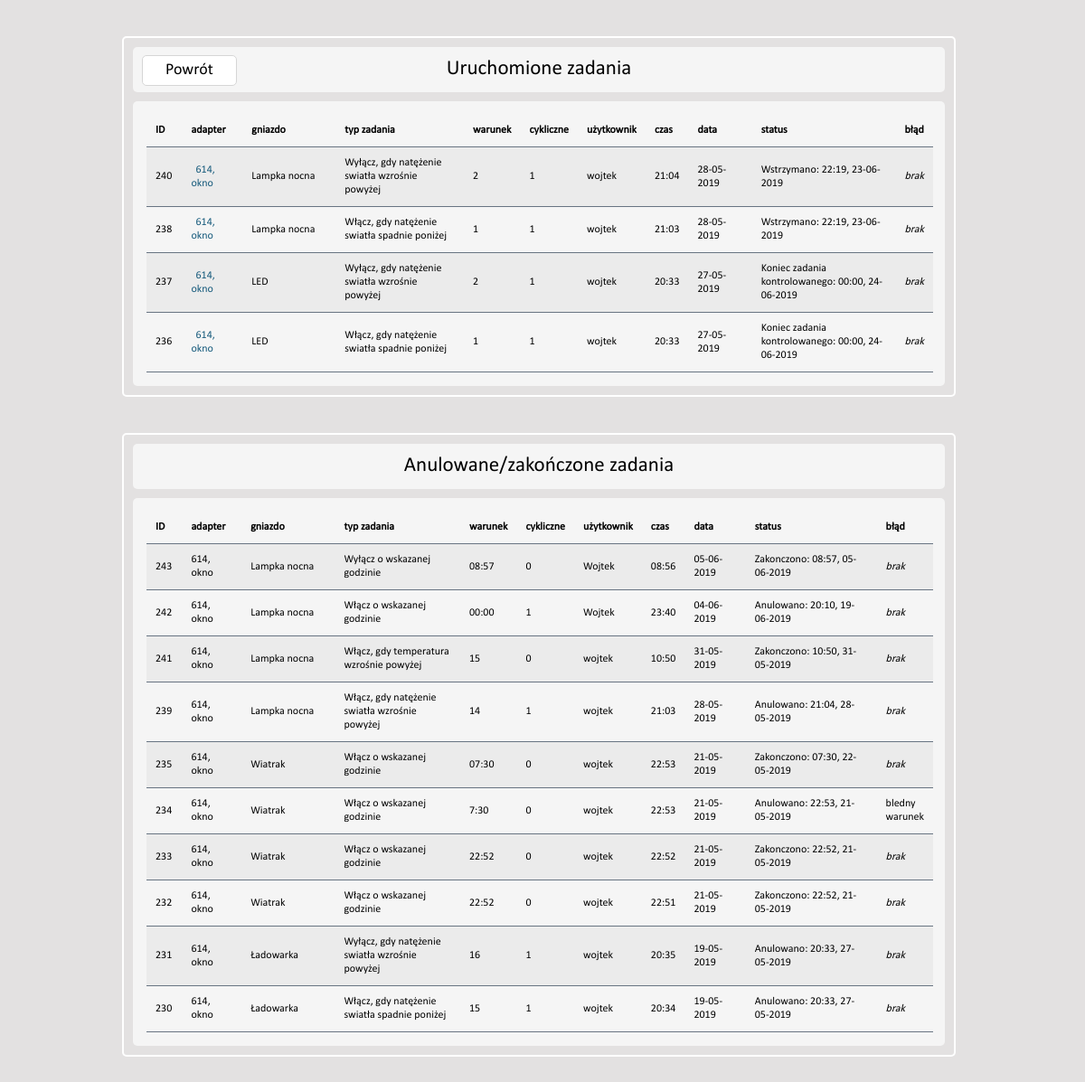
/ipacs_strona/all_tasks.php (signed in), run on the app's committed database.
### tables this page shows
CREATE TABLE `socket_tasks` (
  `task_id` int(11) NOT NULL,
  `socket_id` int(11) NOT NULL,
  `sensor_id` int(11) NOT NULL,
  `adapter_id` int(11) NOT NULL,
  `task_type` text NOT NULL,
  `task_condition` text NOT NULL,
  `task_time_controlled` tinyint(1) NOT NULL DEFAULT '0',
  `task_time_on` varchar(5) NOT NULL,
  `task_time_off` varchar(5) NOT NULL,
  `task_cycle` tinyint(1) NOT NULL DEFAULT '0',
  `task_state` tinyint(1) NOT NULL DEFAULT '1',
  `task_date` text NOT NULL,
  `task_time` text NOT NULL,
  `task_user` text NOT NULL,
  `task_cancel` text NOT NULL,
  `task_active` tinyint(1) NOT NULL DEFAULT '1',
  `task_error` text NOT NULL
);

CREATE TABLE `adapters` (
  `adapter_id` int(11) NOT NULL,
  `adapter_room` text NOT NULL,
  `adapter_location` text NOT NULL,
  `adapter_state` tinyint(1) NOT NULL DEFAULT '0',
  `adapter_website_control` tinyint(1) NOT NULL DEFAULT '1',
  `adapter_removed` tinyint(1) NOT NULL DEFAULT '0',
  `adapter_connection` smallint(1) DEFAULT '1',
  `adapter_powerLevel` text NOT NULL,
  `adapter_waitNumber` int(20) NOT NULL DEFAULT '99',
  `adapter_weak_signal` int(11) NOT NULL DEFAULT '5',
  `adapter_beacon` tinyint(1) NOT NULL DEFAULT '1'
);

CREATE TABLE `sockets` (
  `socket_id` int(11) NOT NULL,
  `adapter_id` int(11) NOT NULL,
  `socket_name` text NOT NULL,
  `socket_state` tinyint(1) DEFAULT '0',
  `socket_task_control` tinyint(1) NOT NULL DEFAULT '0'
);

### ipacs_strona/all_tasks.php (the view, shortened to what this page needs)
<?php
    require_once "mysql_connect.php";
    require_once 'session_login.php';
    $link = @new mysqli($host, $db_user, $db_password, $db_name);
    if ($link->connect_errno!=0)
    {
        echo "Error: ".$link->connect_errno;
    }
    else
    {
        if($result = @$link->query('
        SELECT *
            FROM socket_tasks
            INNER JOIN sensors
                ON socket_tasks.sensor_id=sensors.sensor_id
            INNER JOIN adapters
            	ON socket_tasks.adapter_id=adapters.adapter_id
            INNER JOIN sockets
            	ON socket_tasks.socket_id=sockets.socket_id
            WHERE `task_state`=1 ORDER by `task_id` DESC
        '))
        {
            if($result->num_rows > 0)
            {
                $i = 0;
                while($row = $result->fetch_assoc())
                {
                    $data[$i]['task_id'] = $row['task_id'];
                    $data[$i]['socket_name'] = $row['socket_name'];
                    $data[$i]['task_condition'] = $row['task_condition'];
                    $data[$i]['task_cycle'] = $row['task_cycle'];
                    $data[$i]['sensor_name'] = $row['sensor_name'];
                    $data[$i]['sensor_type'] = $row['sensor_type'];
                    $data[$i]['task_user'] = $row['task_user'];
                    $data[$i]['task_time'] = $row['task_time'];
                    $data[$i]['task_date'] = $row['task_date'];
                    $data[$i]['task_id'] = $row['task_id'];
                    $data[$i]['task_type'] = $row['task_type'];
                    $data[$i]['task_error'] = $row['task_error'];
                    $data[$i]['socket_id'] = $row['socket_id'];
                    $data[$i]['socket_task_control'] = $row['socket_task_control'];
                    $data[$i]['adapter_room'] = $row['adapter_room'];
                    $data[$i]['adapter_location'] = $row['adapter_location'];
                    $data[$i]['adapter_id'] = $row['adapter_id'];
                    $data[$i]['task_cancel'] = $row['task_cancel'];
                    $data[$i]['task_error'] = $row['task_error'];
                    $i++;
                }
            }
            if($result = @$link->query('
        SELECT *
            FROM socket_tasks
            INNER JOIN sensors
                ON socket_tasks.sensor_id=sensors.sensor_id
            INNER JOIN adapters
            	ON socket_tasks.adapter_id=adapters.adapter_id
            INNER JOIN sockets
            	ON socket_tasks.socket_id=sockets.socket_id
            WHERE `task_state`=0 ORDER by `task_id` DESC LIMIT 10
        '))
            {
                if($result->num_rows > 0)
                {
                    $i = 0;
                    while($row = $result->fetch_assoc())
                    {
                        $data2[$i]['task_id'] = $row['task_id'];
                        $data2[$i]['socket_name'] = $row['socket_name'];
                        $data2[$i]['task_condition'] = $row['task_condition'];
                        $data2[$i]['task_cycle'] = $row['task_cycle'];
                        $data2[$i]['sensor_name'] = $row['sensor_name'];
                        $data2[$i]['sensor_type'] = $row['sensor_type'];
                        $data2[$i]['task_user'] = $row['task_user'];
                        $data2[$i]['task_time'] = $row['task_time'];
                        $data2[$i]['task_date'] = $row['task_date'];
                        $data2[$i]['task_id'] = $row['task_id'];
                        $data2[$i]['task_type'] = $row['task_type'];
                        $data2[$i]['task_error'] = $row['task_error'];
                        $data2[$i]['socket_id'] = $row['socket_id'];
                        $data2[$i]['socket_task_control'] = $row['socket_task_control'];
                        $data2[$i]['adapter_room'] = $row['adapter_room'];
                        $data2[$i]['adapter_location'] = $row['adapter_location'];
                        $data2[$i]['adapter_id'] = $row['adapter_id'];
                        $data2[$i]['task_cancel'] = $row['task_cancel'];
                        $data2[$i]['task_error'] = $row['task_error'];
                        $i++;
                    }
                }
            }
        }
        else
        {
            echo "ERROR: Could not able to execute $link. ";
        }
}
?>
<!DOCTYPE html>
<html lang="pl">
<head>
    <link rel="stylesheet" href="styl.css">
</head>
<body>
    <div id="container">
        <div class="panel" id="tasks">
            <div class="subPanelTop">
            <div style="float:left; margin-left: 10px; position: fixed;"><a href="<?php echo 'index.php'.'#'.$_GET['adapter_id']; ?>" class="goBack" style="line-height: 20px">Powrót</a></div>
                Uruchomione zadania
            </div>
            <div class="subPanelDetails">
                <table class="logs">
                    <tr>
                        <th class="logs" width="20px">ID</th>
                        <th class="logs" width="50px">adapter</th>
                        <th class="logs" width="100px">gniazdo</th>
                        <th class="logs" width="150px">typ zadania</th>
                        <th class="logs" width="30px">warunek</th>
                        <th class="logs" width="20px">cykliczne</th>
                        <th class="logs">użytkownik</th>
                        <th class="logs">czas</th>
                        <th class="logs" width="60px">data</th>
                        <th class="logs" width="160px">status</th>
                        <th class="logs">błąd</th>
                    </tr>
                    <?php
                        if (!empty($data))
                        {
                            foreach($data as $row)
                            {
                                echo '<tr class="logs">';
                                echo '<td class="logs">'.$row['task_id'].'</td>';
                                echo '<td class="logs"><a class="taskLink" href="tasks.php?adapter_id='.$row['adapter_id'].'#tasks" title="Kliknij, aby się przenieść">'.$row['adapter_room'].', '.$row['adapter_location'].'</a></td>';
                                echo '<td class="logs">'.$row['socket_name'].'</td>';
                                if ($row['task_type'] == "time_on")
                                    echo '<td class="logs">Włącz o wskazanej godzinie</td>';
                                else if ($row['task_type'] == "time_off")
                                    echo '<td class="logs">Wyłącz o wskazanej godzinie</td>';
                                else if ($row['task_type'] == "temp_up_off")
                                    echo '<td class="logs">Wyłącz, gdy temperatura wzrośnie powyżej</td>';
                                else if ($row['task_type'] == "temp_up_on")
                                    echo '<td class="logs">Włącz, gdy temperatura wzrośnie powyżej</td>';
                                else if ($row['task_type'] == "temp_down_off")
                                    echo '<td class="logs">Wyłącz, gdy temperatura spadnie poniżej</td>';
                                else if ($row['task_type'] == "temp_down_on")
                                    echo '<td class="logs">Włącz, gdy temperatura spadnie poniżej</td>';
                                else if ($row['task_type'] == "light_up_off")
                                echo '<td class="logs">Wyłącz, gdy natężenie swiatła wzrośnie powyżej</td>';
                                else if ($row['task_type'] == "light_up_on")
                                    echo '<td class="logs">Włącz, gdy natężenie swiatła wzrośnie powyżej</td>';
                                else if ($row['task_type'] == "light_up_on")
                                    echo '<td class="logs">Włącz, gdy natężenie swiatła przekroczy</td>';
                                else if ($row['task_type'] == "light_down_off")
                                    echo '<td class="logs">Wyłącz, gdy natężenie swiatła spadnie poniżej</td>';
                                else if ($row['task_type'] == "light_down_on")
                                    echo '<td class="logs">Włącz, gdy natężenie swiatła spadnie poniżej</td>';
                                echo '<td class="logs">'.$row['task_condition'].'</td>';
                                echo '<td class="logs">'.$row['task_cycle'].'</td>';
                                echo '<td class="logs">'.$row['task_user'].'</td>';
                                echo '<td class="logs">'.$row['task_time'].'</td>';
                                echo '<td class="logs">'.$row['task_date'].'</td>';
                                if (empty($row['task_cancel']))
                                    echo '<td class="logs"><i>brak</i></td>';
                                else
                                    echo '<td class="logs">'.$row['task_cancel'].'</td>';
                                if (empty($row['task_error']))
                                    echo '<td class="logs"><i>brak</i></td>';
                                else
                                    echo '<td class="logs">'.$row['task_error'].'</td>';
                                echo '</tr>';
                            }
                            echo '</table>';
                        }
                        else
                        {
                            echo '</table><br>Brak zadań';
                        }
                    ?>
            </div>
        </div>
        <div class="panel" id="tasks">
            <div class="subPanelTop">
                Anulowane/zakończone zadania
            </div>
            <div class="subPanelDetails">
                <table class="logs">
                    <tr>
                        <th class="logs" width="20px">ID</th>
                        <th class="logs" width="50px">adapter</th>
                        <th class="logs" width="100px">gniazdo</th>
                        <th class="logs" width="150px">typ zadania</th>
                        <th class="logs" width="30px">warunek</th>
                        <th class="logs" width="20px">cykliczne</th>
                        <th class="logs">użytkownik</th>
                        <th class="logs">czas</th>
                        <th class="logs" width="60px">data</th>
                        <th class="logs" width="160px">status</th>
                        <th class="logs">błąd</th>
                    </tr>
                    <?php
                        if (!empty($data2))
                        {
                            foreach($data2 as $row)
                            {
                                echo '<tr class="logs">';
                                echo '<td class="logs">'.$row['task_id'].'</td>';
                                echo '<td class="logs">'.$row['adapter_room'].', '.$row['adapter_location'].'</td>';
                                echo '<td class="logs">'.$row['socket_name'].'</td>';
                                if ($row['task_type'] == "time_on")
                                    echo '<td class="logs">Włącz o wskazanej godzinie</td>';
                                else if ($row['task_type'] == "time_off")
                                    echo '<td class="logs">Wyłącz o wskazanej godzinie</td>';
                                else if ($row['task_type'] == "temp_up_off")
                                    echo '<td class="logs">Wyłącz, gdy temperatura wzrośnie powyżej</td>';
                                else if ($row['task_type'] == "temp_up_on")
                                    echo '<td class="logs">Włącz, gdy temperatura wzrośnie powyżej</td>';
                                else if ($row['task_type'] == "temp_down_off")
                                    echo '<td class="logs">Wyłącz, gdy temperatura spadnie poniżej</td>';
                                else if ($row['task_type'] == "temp_down_on")
                                    echo '<td class="logs">Włącz, gdy temperatura spadnie poniżej</td>';
                                else if ($row['task_type'] == "light_up_off")
                                echo '<td class="logs">Wyłącz, gdy natężenie swiatła wzrośnie powyżej</td>';
                                else if ($row['task_type'] == "light_up_on")
                                    echo '<td class="logs">Włącz, gdy natężenie swiatła wzrośnie powyżej</td>';
                                else if ($row['task_type'] == "light_up_on")
                                    echo '<td class="logs">Włącz, gdy natężenie swiatła przekroczy</td>';
                                else if ($row['task_type'] == "light_down_off")
                                    echo '<td class="logs">Wyłącz, gdy natężenie swiatła spadnie poniżej</td>';
                                else if ($row['task_type'] == "light_down_on")
                                    echo '<td class="logs">Włącz, gdy natężenie swiatła spadnie poniżej</td>';
                                echo '<td class="logs">'.$row['task_condition'].'</td>';
                                echo '<td class="logs">'.$row['task_cycle'].'</td>';
                                echo '<td class="logs">'.$row['task_user'].'</td>';
                                echo '<td class="logs">'.$row['task_time'].'</td>';
                                echo '<td class="logs">'.$row['task_date'].'</td>';
                                if (empty($row['task_cancel']))
                                    echo '<td class="logs"><i>brak</i></td>';
                                else
                                    echo '<td class="logs">'.$row['task_cancel'].'</td>';
                                if (empty($row['task_error']))
                                    echo '<td class="logs"><i>brak</i></td>';
                                else
                                    echo '<td class="logs">'.$row['task_error'].'</td>';
                                echo '</tr>';
                            }
                            echo '</table>';
                        }
                        else
                        {
                            echo '</table><br>Brak zadań';
                        }
                    ?>
            </div>
        </div>
    </div>
</body>
</html>

### data on the page
socket_tasks: task_id "240", adapter.adapter_room "614", adapter.adapter_location "okno", socket.socket_name "Lampka nocna", shows "Wyłącz, gdy natężenie swiatła wzrośnie powyżej", task_condition "2", task_cycle "1", task_user "wojtek", task_time "21:04", task_date "28-05-2019", task_cancel "Wstrzymano: 22:19, 23-06-2019", task_error "brak"
socket_tasks: task_id "238", adapter.adapter_room "614", adapter.adapter_location "okno", socket.socket_name "Lampka nocna", shows "Włącz, gdy natężenie swiatła spadnie poniżej", task_condition "1", task_cycle "1", task_user "wojtek", task_time "21:03", task_date "28-05-2019", task_cancel "Wstrzymano: 22:19, 23-06-2019", task_error "brak"
socket_tasks: task_id "237", adapter.adapter_room "614", adapter.adapter_location "okno", socket.socket_name "LED", shows "Wyłącz, gdy natężenie swiatła wzrośnie powyżej", task_condition "2", task_cycle "1", task_user "wojtek", task_time "20:33", task_date "27-05-2019", task_cancel "Koniec zadania kontrolowanego: 00:00, 24-06-2019", task_error "brak"
socket_tasks: task_id "236", adapter.adapter_room "614", adapter.adapter_location "okno", socket.socket_name "LED", shows "Włącz, gdy natężenie swiatła spadnie poniżej", task_condition "1", task_cycle "1", task_user "wojtek", task_time "20:33", task_date "27-05-2019", task_cancel "Koniec zadania kontrolowanego: 00:00, 24-06-2019", task_error "brak"
socket_tasks: task_id "243", adapter.adapter_room "614", adapter.adapter_location "okno", socket.socket_name "Lampka nocna", task_type "Wyłącz o wskazanej godzinie", task_condition "08:57", task_cycle "0", task_user "Wojtek", task_time "08:56", task_date "05-06-2019", task_cancel "Zakonczono: 08:57, 05-06-2019", task_error "brak"
socket_tasks: task_id "242", adapter.adapter_room "614", adapter.adapter_location "okno", socket.socket_name "Lampka nocna", task_type "Włącz o wskazanej godzinie", task_condition "00:00", task_cycle "1", task_user "Wojtek", task_time "23:40", task_date "04-06-2019", task_cancel "Anulowano: 20:10, 19-06-2019", task_error "brak"
socket_tasks: task_id "241", adapter.adapter_room "614", adapter.adapter_location "okno", socket.socket_name "Lampka nocna", task_type "Włącz, gdy temperatura wzrośnie powyżej", task_condition "15", task_cycle "0", task_user "wojtek", task_time "10:50", task_date "31-05-2019", task_cancel "Zakonczono: 10:50, 31-05-2019", task_error "brak"
socket_tasks: task_id "239", adapter.adapter_room "614", adapter.adapter_location "okno", socket.socket_name "Lampka nocna", shows "Włącz, gdy natężenie swiatła wzrośnie powyżej", task_condition "14", task_cycle "1", task_user "wojtek", task_time "21:03", task_date "28-05-2019", task_cancel "Anulowano: 21:04, 28-05-2019", task_error "brak"
socket_tasks: task_id "235", adapter.adapter_room "614", adapter.adapter_location "okno", socket.socket_name "Wiatrak", task_type "Włącz o wskazanej godzinie", task_condition "07:30", task_cycle "0", task_user "wojtek", task_time "22:53", task_date "21-05-2019", task_cancel "Zakonczono: 07:30, 22-05-2019", task_error "brak"
socket_tasks: task_id "234", adapter.adapter_room "614", adapter.adapter_location "okno", socket.socket_name "Wiatrak", task_type "Włącz o wskazanej godzinie", task_condition "7:30", task_cycle "0", task_user "wojtek", task_time "22:53", task_date "21-05-2019", task_cancel "Anulowano: 22:53, 21-05-2019", task_error "bledny warunek"
socket_tasks: task_id "233", adapter.adapter_room "614", adapter.adapter_location "okno", socket.socket_name "Wiatrak", task_type "Włącz o wskazanej godzinie", task_condition "22:52", task_cycle "0", task_user "wojtek", task_time "22:52", task_date "21-05-2019", task_cancel "Zakonczono: 22:52, 21-05-2019", task_error "brak"
socket_tasks: task_id "232", adapter.adapter_room "614", adapter.adapter_location "okno", socket.socket_name "Wiatrak", task_type "Włącz o wskazanej godzinie", task_condition "22:52", task_cycle "0", task_user "wojtek", task_time "22:51", task_date "21-05-2019", task_cancel "Zakonczono: 22:52, 21-05-2019", task_error "brak"
socket_tasks: task_id "231", adapter.adapter_room "614", adapter.adapter_location "okno", socket.socket_name "Ładowarka", shows "Wyłącz, gdy natężenie swiatła wzrośnie powyżej", task_condition "16", task_cycle "1", task_user "wojtek", task_time "20:35", task_date "19-05-2019", task_cancel "Anulowano: 20:33, 27-05-2019", task_error "brak"
socket_tasks: task_id "230", adapter.adapter_room "614", adapter.adapter_location "okno", socket.socket_name "Ładowarka", shows "Włącz, gdy natężenie swiatła spadnie poniżej", task_condition "15", task_cycle "1", task_user "wojtek", task_time "20:34", task_date "19-05-2019", task_cancel "Anulowano: 20:33, 27-05-2019", task_error "brak"
